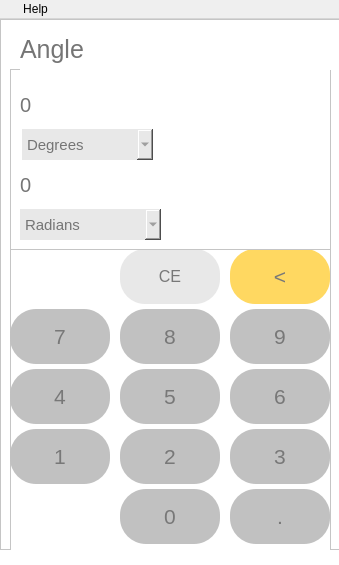
<?xml version="1.0" encoding="UTF-8"?>
<ui version="4.0">
 <class>MainWindow</class>
 <widget class="QMainWindow" name="MainWindow">
  <property name="geometry">
   <rect>
    <x>0</x>
    <y>0</y>
    <width>339</width>
    <height>565</height>
   </rect>
  </property>
  <property name="minimumSize">
   <size>
    <width>339</width>
    <height>565</height>
   </size>
  </property>
  <property name="maximumSize">
   <size>
    <width>339</width>
    <height>565</height>
   </size>
  </property>
  <property name="sizeIncrement">
   <size>
    <width>0</width>
    <height>1</height>
   </size>
  </property>
  <property name="windowTitle">
   <string>Calculator</string>
  </property>
  <property name="windowIcon">
   <iconset>
    <normaloff>../images/logo.png</normaloff>../images/logo.png</iconset>
  </property>
  <property name="toolTipDuration">
   <number>-1</number>
  </property>
  <property name="layoutDirection">
   <enum>Qt::LeftToRight</enum>
  </property>
  <property name="autoFillBackground">
   <bool>false</bool>
  </property>
  <property name="styleSheet">
   <string notr="true"/>
  </property>
  <widget class="QWidget" name="centralwidget">
   <property name="styleSheet">
    <string notr="true">background-color: rgb(255, 255, 255);</string>
   </property>
   <widget class="QFrame" name="frame">
    <property name="geometry">
     <rect>
      <x>0</x>
      <y>0</y>
      <width>341</width>
      <height>531</height>
     </rect>
    </property>
    <property name="styleSheet">
     <string notr="true"/>
    </property>
    <property name="frameShape">
     <enum>QFrame::StyledPanel</enum>
    </property>
    <property name="frameShadow">
     <enum>QFrame::Raised</enum>
    </property>
    <widget class="QFrame" name="frame_buttons">
     <property name="geometry">
      <rect>
       <x>10</x>
       <y>230</y>
       <width>321</width>
       <height>311</height>
      </rect>
     </property>
     <property name="styleSheet">
      <string notr="true"/>
     </property>
     <property name="frameShape">
      <enum>QFrame::StyledPanel</enum>
     </property>
     <property name="frameShadow">
      <enum>QFrame::Raised</enum>
     </property>
     <widget class="QPushButton" name="a_point">
      <property name="geometry">
       <rect>
        <x>220</x>
        <y>240</y>
        <width>100</width>
        <height>55</height>
       </rect>
      </property>
      <property name="font">
       <font>
        <pointsize>16</pointsize>
       </font>
      </property>
      <property name="styleSheet">
       <string notr="true">color: rgb(120, 120, 120);
background-color: rgb(193, 193, 193);
border-radius: 26px;</string>
      </property>
      <property name="text">
       <string>.</string>
      </property>
     </widget>
     <widget class="QPushButton" name="a_three">
      <property name="geometry">
       <rect>
        <x>220</x>
        <y>180</y>
        <width>100</width>
        <height>55</height>
       </rect>
      </property>
      <property name="font">
       <font>
        <pointsize>16</pointsize>
       </font>
      </property>
      <property name="styleSheet">
       <string notr="true">color: rgb(120, 120, 120);
background-color: rgb(193, 193, 193);
border-radius: 26px;</string>
      </property>
      <property name="text">
       <string>3</string>
      </property>
     </widget>
     <widget class="QPushButton" name="a_zero">
      <property name="geometry">
       <rect>
        <x>110</x>
        <y>240</y>
        <width>100</width>
        <height>55</height>
       </rect>
      </property>
      <property name="font">
       <font>
        <pointsize>16</pointsize>
       </font>
      </property>
      <property name="styleSheet">
       <string notr="true">color: rgb(120, 120, 120);
background-color: rgb(193, 193, 193);
border-radius: 26px;</string>
      </property>
      <property name="text">
       <string>0</string>
      </property>
     </widget>
     <widget class="QPushButton" name="a_two">
      <property name="geometry">
       <rect>
        <x>110</x>
        <y>180</y>
        <width>100</width>
        <height>55</height>
       </rect>
      </property>
      <property name="font">
       <font>
        <pointsize>16</pointsize>
       </font>
      </property>
      <property name="styleSheet">
       <string notr="true">color: rgb(120, 120, 120);
background-color: rgb(193, 193, 193);
border-radius: 26px;</string>
      </property>
      <property name="text">
       <string>2</string>
      </property>
     </widget>
     <widget class="QPushButton" name="a_eight">
      <property name="geometry">
       <rect>
        <x>110</x>
        <y>60</y>
        <width>100</width>
        <height>55</height>
       </rect>
      </property>
      <property name="font">
       <font>
        <pointsize>16</pointsize>
       </font>
      </property>
      <property name="styleSheet">
       <string notr="true">color: rgb(120, 120, 120);
background-color: rgb(193, 193, 193);
border-radius: 26px;</string>
      </property>
      <property name="text">
       <string>8</string>
      </property>
     </widget>
     <widget class="QPushButton" name="a_five">
      <property name="geometry">
       <rect>
        <x>110</x>
        <y>120</y>
        <width>100</width>
        <height>55</height>
       </rect>
      </property>
      <property name="font">
       <font>
        <pointsize>16</pointsize>
       </font>
      </property>
      <property name="styleSheet">
       <string notr="true">color: rgb(120, 120, 120);
background-color: rgb(193, 193, 193);
border-radius: 26px;</string>
      </property>
      <property name="text">
       <string>5</string>
      </property>
     </widget>
     <widget class="QPushButton" name="a_seven">
      <property name="geometry">
       <rect>
        <x>0</x>
        <y>60</y>
        <width>100</width>
        <height>55</height>
       </rect>
      </property>
      <property name="font">
       <font>
        <pointsize>16</pointsize>
       </font>
      </property>
      <property name="styleSheet">
       <string notr="true">color: rgb(120, 120, 120);
background-color: rgb(193, 193, 193);
border-radius: 26px;</string>
      </property>
      <property name="text">
       <string>7</string>
      </property>
     </widget>
     <widget class="QPushButton" name="a_six">
      <property name="geometry">
       <rect>
        <x>220</x>
        <y>120</y>
        <width>100</width>
        <height>55</height>
       </rect>
      </property>
      <property name="font">
       <font>
        <pointsize>16</pointsize>
       </font>
      </property>
      <property name="styleSheet">
       <string notr="true">color: rgb(120, 120, 120);
background-color: rgb(193, 193, 193);
border-radius: 26px;</string>
      </property>
      <property name="text">
       <string>6</string>
      </property>
     </widget>
     <widget class="QPushButton" name="a_four">
      <property name="geometry">
       <rect>
        <x>0</x>
        <y>120</y>
        <width>100</width>
        <height>55</height>
       </rect>
      </property>
      <property name="font">
       <font>
        <pointsize>16</pointsize>
       </font>
      </property>
      <property name="styleSheet">
       <string notr="true">color: rgb(120, 120, 120);
background-color: rgb(193, 193, 193);
border-radius: 26px;</string>
      </property>
      <property name="text">
       <string>4</string>
      </property>
     </widget>
     <widget class="QPushButton" name="a_nine">
      <property name="geometry">
       <rect>
        <x>220</x>
        <y>60</y>
        <width>100</width>
        <height>55</height>
       </rect>
      </property>
      <property name="font">
       <font>
        <pointsize>16</pointsize>
       </font>
      </property>
      <property name="styleSheet">
       <string notr="true">color: rgb(120, 120, 120);
background-color: rgb(193, 193, 193);
border-radius: 26px;</string>
      </property>
      <property name="text">
       <string>9</string>
      </property>
     </widget>
     <widget class="QPushButton" name="a_one">
      <property name="geometry">
       <rect>
        <x>0</x>
        <y>180</y>
        <width>100</width>
        <height>55</height>
       </rect>
      </property>
      <property name="font">
       <font>
        <pointsize>16</pointsize>
       </font>
      </property>
      <property name="styleSheet">
       <string notr="true">color: rgb(120, 120, 120);
background-color: rgb(193, 193, 193);
border-radius: 26px;</string>
      </property>
      <property name="text">
       <string>1</string>
      </property>
     </widget>
     <widget class="QPushButton" name="a_ce">
      <property name="geometry">
       <rect>
        <x>110</x>
        <y>0</y>
        <width>100</width>
        <height>55</height>
       </rect>
      </property>
      <property name="font">
       <font>
        <pointsize>12</pointsize>
       </font>
      </property>
      <property name="toolTip">
       <string>Clear</string>
      </property>
      <property name="styleSheet">
       <string notr="true">color: rgb(120, 120, 120);
background-color: rgb(232, 232, 232);
border-radius: 25px;</string>
      </property>
      <property name="text">
       <string>CE</string>
      </property>
     </widget>
     <widget class="QPushButton" name="a_back">
      <property name="geometry">
       <rect>
        <x>220</x>
        <y>0</y>
        <width>100</width>
        <height>55</height>
       </rect>
      </property>
      <property name="font">
       <font>
        <pointsize>16</pointsize>
       </font>
      </property>
      <property name="toolTip">
       <string>Remove/Back</string>
      </property>
      <property name="styleSheet">
       <string notr="true">color: rgb(120, 120, 120);
border-radius: 25px;
background-color: rgb(255, 216, 97);
</string>
      </property>
      <property name="text">
       <string>&lt;</string>
      </property>
     </widget>
    </widget>
    <widget class="QFrame" name="frame_calculations_display">
     <property name="geometry">
      <rect>
       <x>10</x>
       <y>50</y>
       <width>321</width>
       <height>181</height>
      </rect>
     </property>
     <property name="styleSheet">
      <string notr="true"/>
     </property>
     <property name="frameShape">
      <enum>QFrame::StyledPanel</enum>
     </property>
     <property name="frameShadow">
      <enum>QFrame::Raised</enum>
     </property>
     <widget class="QLabel" name="a_label_1">
      <property name="geometry">
       <rect>
        <x>10</x>
        <y>20</y>
        <width>141</width>
        <height>31</height>
       </rect>
      </property>
      <property name="font">
       <font>
        <pointsize>15</pointsize>
       </font>
      </property>
      <property name="styleSheet">
       <string notr="true">color: rgb(117, 117, 117);</string>
      </property>
      <property name="text">
       <string>0</string>
      </property>
     </widget>
     <widget class="QLabel" name="a_label_2">
      <property name="geometry">
       <rect>
        <x>10</x>
        <y>100</y>
        <width>171</width>
        <height>31</height>
       </rect>
      </property>
      <property name="font">
       <font>
        <pointsize>15</pointsize>
       </font>
      </property>
      <property name="styleSheet">
       <string notr="true">color: rgb(117, 117, 117);</string>
      </property>
      <property name="text">
       <string>0</string>
      </property>
     </widget>
     <widget class="QComboBox" name="a_comboBox_2">
      <property name="geometry">
       <rect>
        <x>10</x>
        <y>140</y>
        <width>141</width>
        <height>31</height>
       </rect>
      </property>
      <property name="font">
       <font>
        <pointsize>11</pointsize>
       </font>
      </property>
      <property name="styleSheet">
       <string notr="true">color: rgb(117, 117, 117);
border-radius: 50px;
background-color: rgb(232, 232, 232);
</string>
      </property>
      <property name="currentIndex">
       <number>1</number>
      </property>
      <item>
       <property name="text">
        <string>Degrees</string>
       </property>
      </item>
      <item>
       <property name="text">
        <string>Radians</string>
       </property>
      </item>
      <item>
       <property name="text">
        <string>Gradians</string>
       </property>
      </item>
     </widget>
     <widget class="QComboBox" name="a_comboBox_1">
      <property name="geometry">
       <rect>
        <x>12</x>
        <y>60</y>
        <width>131</width>
        <height>31</height>
       </rect>
      </property>
      <property name="font">
       <font>
        <pointsize>11</pointsize>
       </font>
      </property>
      <property name="styleSheet">
       <string notr="true">color: rgb(117, 117, 117);
border-radius: 50px;
background-color: rgb(232, 232, 232);
</string>
      </property>
      <item>
       <property name="text">
        <string>Degrees</string>
       </property>
      </item>
      <item>
       <property name="text">
        <string>Radians</string>
       </property>
      </item>
      <item>
       <property name="text">
        <string>Gradians</string>
       </property>
      </item>
     </widget>
    </widget>
    <widget class="QLabel" name="label">
     <property name="geometry">
      <rect>
       <x>20</x>
       <y>10</y>
       <width>311</width>
       <height>41</height>
      </rect>
     </property>
     <property name="font">
      <font>
       <pointsize>19</pointsize>
      </font>
     </property>
     <property name="styleSheet">
      <string notr="true">color: rgb(117, 117, 117);</string>
     </property>
     <property name="text">
      <string>Angle</string>
     </property>
    </widget>
   </widget>
  </widget>
  <widget class="QMenuBar" name="menuBar">
   <property name="geometry">
    <rect>
     <x>0</x>
     <y>0</y>
     <width>339</width>
     <height>26</height>
    </rect>
   </property>
   <widget class="QMenu" name="menuOption">
    <property name="styleSheet">
     <string notr="true"/>
    </property>
    <property name="title">
     <string/>
    </property>
    <property name="icon">
     <iconset>
      <normaloff>../images/text.png</normaloff>../images/text.png</iconset>
    </property>
    <widget class="QMenu" name="menuCalculator">
     <property name="title">
      <string>Calculator</string>
     </property>
     <property name="icon">
      <iconset>
       <normaloff>../images/calculator(3).png</normaloff>../images/calculator(3).png</iconset>
     </property>
     <addaction name="actionStandard"/>
     <addaction name="actionScientific"/>
     <addaction name="actionProgrammer"/>
     <addaction name="actionDate_Calculation"/>
    </widget>
    <widget class="QMenu" name="menuConverter">
     <property name="title">
      <string>Converter</string>
     </property>
     <property name="icon">
      <iconset>
       <normaloff>../images/recycle.png</normaloff>../images/recycle.png</iconset>
     </property>
     <addaction name="actionVolume"/>
     <addaction name="actionLength"/>
     <addaction name="actionWeight_and_Mass"/>
     <addaction name="actionTemperature"/>
     <addaction name="actionEnergy"/>
     <addaction name="actionArea"/>
     <addaction name="actionSpeed"/>
     <addaction name="actionTime"/>
     <addaction name="actionPower"/>
     <addaction name="actionData"/>
     <addaction name="actionPressure"/>
     <addaction name="actionAngle"/>
    </widget>
    <addaction name="menuCalculator"/>
    <addaction name="menuConverter"/>
    <addaction name="separator"/>
    <addaction name="actionExit"/>
   </widget>
   <widget class="QMenu" name="menuHelp">
    <property name="title">
     <string>Help</string>
    </property>
   </widget>
   <addaction name="menuOption"/>
   <addaction name="menuHelp"/>
  </widget>
  <action name="actionDark">
   <property name="text">
    <string>Dark</string>
   </property>
  </action>
  <action name="actionLight">
   <property name="text">
    <string>Light</string>
   </property>
  </action>
  <action name="actionSetting">
   <property name="text">
    <string>Setting</string>
   </property>
  </action>
  <action name="actionExit">
   <property name="icon">
    <iconset>
     <normaloff>../images/logout.png</normaloff>../images/logout.png</iconset>
   </property>
   <property name="text">
    <string>Exit</string>
   </property>
  </action>
  <action name="actionStandard">
   <property name="icon">
    <iconset>
     <normaloff>../images/calculator.png</normaloff>../images/calculator.png</iconset>
   </property>
   <property name="text">
    <string>Standard</string>
   </property>
  </action>
  <action name="actionScientific">
   <property name="icon">
    <iconset>
     <normaloff>../images/microscope.png</normaloff>../images/microscope.png</iconset>
   </property>
   <property name="text">
    <string>Scientific</string>
   </property>
  </action>
  <action name="actionProgrammer">
   <property name="icon">
    <iconset>
     <normaloff>../images/code.png</normaloff>../images/code.png</iconset>
   </property>
   <property name="text">
    <string>Programmer</string>
   </property>
  </action>
  <action name="actionDate_Calculation">
   <property name="icon">
    <iconset>
     <normaloff>../images/calendar.png</normaloff>../images/calendar.png</iconset>
   </property>
   <property name="text">
    <string>Date Calculation</string>
   </property>
  </action>
  <action name="actionCurrency">
   <property name="icon">
    <iconset>
     <normaloff>../images/money.png</normaloff>../images/money.png</iconset>
   </property>
   <property name="text">
    <string>Currency</string>
   </property>
  </action>
  <action name="actionVolume">
   <property name="icon">
    <iconset>
     <normaloff>../images/shapes.png</normaloff>../images/shapes.png</iconset>
   </property>
   <property name="text">
    <string>Volume</string>
   </property>
  </action>
  <action name="actionLength">
   <property name="icon">
    <iconset>
     <normaloff>../images/ruler.png</normaloff>../images/ruler.png</iconset>
   </property>
   <property name="text">
    <string>Length</string>
   </property>
  </action>
  <action name="actionWeight_and_Mass">
   <property name="icon">
    <iconset>
     <normaloff>../images/weighing-scale.png</normaloff>../images/weighing-scale.png</iconset>
   </property>
   <property name="text">
    <string>Weight and Mass</string>
   </property>
  </action>
  <action name="actionTemperature">
   <property name="icon">
    <iconset>
     <normaloff>../images/temperature.png</normaloff>../images/temperature.png</iconset>
   </property>
   <property name="text">
    <string>Temperature</string>
   </property>
  </action>
  <action name="actionEnergy">
   <property name="icon">
    <iconset>
     <normaloff>../images/fire.png</normaloff>../images/fire.png</iconset>
   </property>
   <property name="text">
    <string>Energy</string>
   </property>
  </action>
  <action name="actionArea">
   <property name="icon">
    <iconset>
     <normaloff>../images/area.png</normaloff>../images/area.png</iconset>
   </property>
   <property name="text">
    <string>Area</string>
   </property>
  </action>
  <action name="actionSpeed">
   <property name="icon">
    <iconset>
     <normaloff>../images/fast.png</normaloff>../images/fast.png</iconset>
   </property>
   <property name="text">
    <string>Speed</string>
   </property>
  </action>
  <action name="actionTime">
   <property name="icon">
    <iconset>
     <normaloff>../images/clock.png</normaloff>../images/clock.png</iconset>
   </property>
   <property name="text">
    <string>Time</string>
   </property>
  </action>
  <action name="actionPower">
   <property name="icon">
    <iconset>
     <normaloff>../images/energy.png</normaloff>../images/energy.png</iconset>
   </property>
   <property name="text">
    <string>Power</string>
   </property>
  </action>
  <action name="actionData">
   <property name="icon">
    <iconset>
     <normaloff>../images/statistics.png</normaloff>../images/statistics.png</iconset>
   </property>
   <property name="text">
    <string>Data</string>
   </property>
  </action>
  <action name="actionPressure">
   <property name="icon">
    <iconset>
     <normaloff>../images/indicator.png</normaloff>../images/indicator.png</iconset>
   </property>
   <property name="text">
    <string>Pressure</string>
   </property>
  </action>
  <action name="actionAngle">
   <property name="icon">
    <iconset>
     <normaloff>../images/angle.png</normaloff>../images/angle.png</iconset>
   </property>
   <property name="text">
    <string>Angle</string>
   </property>
  </action>
  <action name="actionHelp">
   <property name="text">
    <string>Help</string>
   </property>
  </action>
  <action name="actionDark_">
   <property name="text">
    <string>Dark</string>
   </property>
  </action>
  <action name="actionLight_">
   <property name="text">
    <string>Light</string>
   </property>
  </action>
 </widget>
 <resources/>
 <connections/>
</ui>
